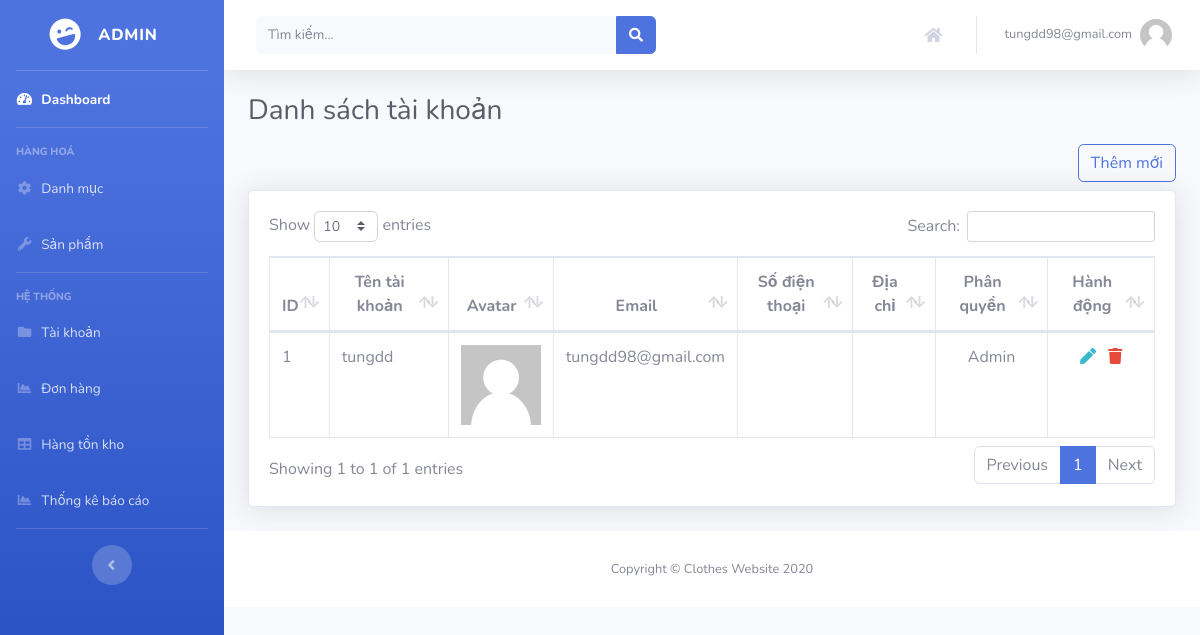
Page /admin/user (signed in) on the committed database.
### tables this page shows
CREATE TABLE `users` (
  `id` int(11) NOT NULL,
  `email` varchar(255) DEFAULT NULL,
  `password` varchar(255) DEFAULT NULL,
  `name` varchar(255) DEFAULT NULL,
  `phone` varchar(255) DEFAULT NULL,
  `address` varchar(255) DEFAULT NULL,
  `thumbnail` varchar(255) DEFAULT NULL,
  `rule` int(2) NOT NULL DEFAULT 0,
  `created_at` timestamp NOT NULL DEFAULT current_timestamp() ON UPDATE current_timestamp()
);

### controller/BaseController.php (called while the page is built, shortened)
<?php
class BaseController
{
    public function loadView($_view, $var)
    {
        $this->view = $_view;
        include "view/{$this->view}.php";
    }
}

### model/Model.php (called while the page is built, shortened)
<?php
$db = mysqli_connect($hostname, $username, $password, $database);
mysqli_set_charset($db, "UTF8");
class Model
{
    public function _getListAll($sql)
    {
        global $db;
        $result = mysqli_query($db, $sql);
        $arr = array();
        while ($rows = mysqli_fetch_object($result)) {
            $arr[] = $rows;
        }
        return $arr;
    }
}

### model/UserModel.php (called while the page is built, shortened)
<?php
class UserModel extends Model
{
    public $table = 'users';
    public function getListAll()
    {
        $result = parent::_getListAll("Select * from `$this->table` order by created_at DESC");
        return $result;
    }
}

### helper/index.php (called while the page is built, shortened)
<?php
function textTrundate($str, $limit = 20)
{
    if (strlen($str) <= $limit) {
        return $str;
    }
    return mb_substr($str, 0, $limit - 3, 'UTF-8') . '...';
}

### view/admin/user/index.php (the view, shortened to what this page needs)
<head>
    <link href="public/backend/vendor/datatables/dataTables.bootstrap4.min.css" rel="stylesheet">
</head>
<div class="container-fluid">
    <h1 class="h3 mb-2 text-gray-800">Danh sách tài khoản</h1>
    <div class="d-flex justify-content-end py-2">
        <a href="admin/product/add" class="btn btn-outline-primary">Thêm mới</a>
    </div>
    <div class="card shadow mb-4">
        <div class="card-body">
            <div class="table-responsive">
                <table class="table table-bordered" id="dataTable" width="100%" cellspacing="0">
                    <thead>
                        <tr class="text-center">
                            <th>ID</th>
                            <th>Tên tài khoản</th>
                            <th>Avatar</th>
                            <th>Email</th>
                            <th>Số điện thoại</th>
                            <th>Địa chỉ</th>
                            <th>Phân quyền</th>
                            <th>Hành động</th>
                        </tr>
                    </thead>
                    <tbody>
                        <?php foreach($data as $key => $val) { ?>
                        <tr>
                            <td><?php echo $val->id ?></td>
                            <td><?php echo textTrundate($val->name, 20) ?></td>
                            <td class="text-center">
                                <?php if(file_exists("public/upload/user/" . $val->thumbnail) && !empty($val->thumbnail)) { ?>
                                <img src="public/upload/user/<?php echo $val->thumbnail; ?>"
                                    style="width: 80px; height: 80px; object-fit: cover">
                                <?php } else {; ?>
                                <img src="public/upload/no-avatar.png"
                                    style="width: 80px; height: 80px; object-fit: cover">
                                <?php } ?>
                            </td>
                            <td><?php echo $val->email ?></td>
                            <td><?php echo $val->phone ?></td>
                            <td><?php echo $val->address ?></td>
                            <td class="text-center">
                                <?php echo $val->rule == 1 ? 'Admin' : 'Member' ?>
                            </td>
                            <td class="text-center">
                                <a href="admin/user/edit/<?php echo $val->id ?>" class="text-info px-1"><i
                                        class="fa fa-pen"></i></a>
                                <a href="javascript:;" class="text-danger px-1"><i class="fa fa-trash"
                                        onclick="deleteItem(<?php echo $val->id ?>, 'user')"></i></a>
                            </td>
                        </tr>
                        <?php }; ?>
                    </tbody>
                </table>
            </div>
        </div>
    </div>
</div>

### rows in the picture
users: id "1", name "tungdd", email "tungdd98@gmail.com", rule "Admin"

### other values in the picture
$_SESSION['email'] "tungdd98@gmail.com"
